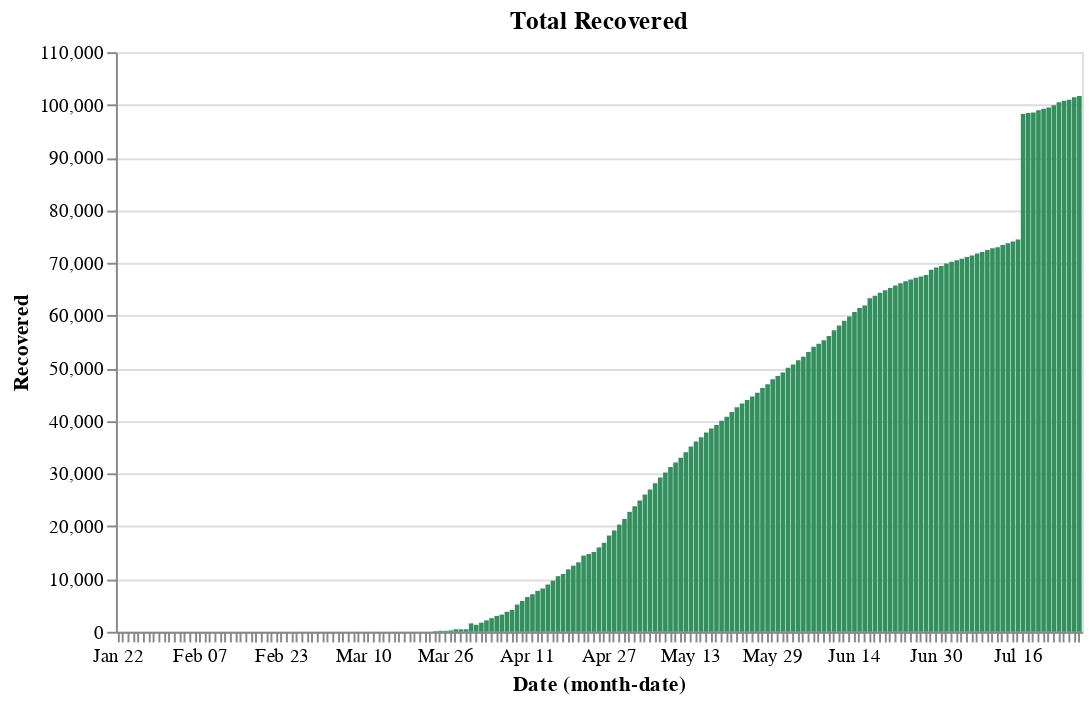

Source (notebook cell):
### Code cell
green = alt.value("#338f5d")
base.encode(y="Recovered", color=green).properties(title='Total Recovered')

### Figure 1 — Vega-Lite specification as saved in the notebook (floating-point values rounded to 4 significant figures; data arrays with more than 128 entries replaced by an {"elided": "..."} marker saying what was removed)
{"config": {"view": {"continuousWidth": 400, "continuousHeight": 300}}, "data": {"name": "data-dfe9d3ec8ee2467f385346aa1597aea3"}, "mark": "bar", "encoding": {"color": {"value": "#338f5d"}, "x": {"type": "ordinal", "field": "Date", "timeUnit": "monthdate"}, "y": {"type": "quantitative", "field": "Recovered"}}, "title": "Total Recovered", "width": 500, "$schema": "https://vega.github.io/schema/vega-lite/v4.8.1.json", "datasets": {"data-dfe9d3ec8ee2467f385346aa1597aea3": {"elided": "189 records"}}}
